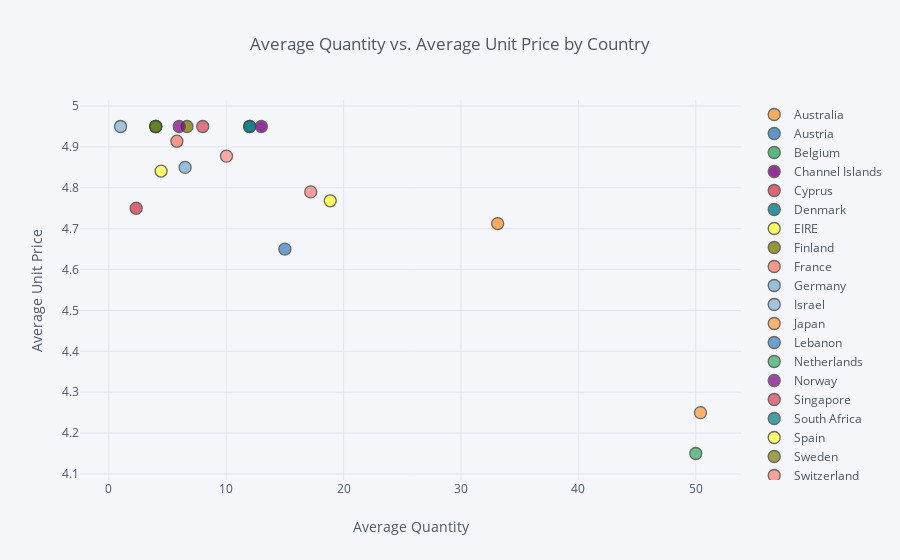

Write notebook code for a chart like this one.
### Markdown cell above
## 3. Create an interactive scatter plot showing the relationship between average quantity (x-axis) and average unit price (y-axis) for the product PARTY BUNTING with the plot points color-coded by country (categories).

### Code cell
c = data.loc[(data['Description'].str.contains('PARTY BUNTING'))].groupby('Country', as_index=False).mean()

c.iplot(x='Quantity', y='UnitPrice', categories='Country',
        xTitle ='Average Quantity',yTitle='Average Unit Price',
          title='Average Quantity vs. Average Unit Price by Country')

### Figure 1 — Plotly figure (JSON) as saved in the notebook; plotly's stock layout.template omitted (floating-point values rounded to 4 significant figures)
{"data": [{"marker": {"color": "rgba(255, 153, 51, 1.0)", "line": {"width": 1.3}, "opacity": 0.8, "size": 12, "symbol": "dot"}, "mode": "markers", "name": "Australia", "textfont": {"color": "#4D5663"}, "type": "scatter", "x": [33.12], "y": [4.713]}, {"marker": {"color": "rgba(55, 128, 191, 1.0)", "line": {"width": 1.3}, "opacity": 0.8, "size": 12, "symbol": "dot"}, "mode": "markers", "name": "Austria", "textfont": {"color": "#4D5663"}, "type": "scatter", "x": [12], "y": [4.95]}, {"marker": {"color": "rgba(50, 171, 96, 1.0)", "line": {"width": 1.3}, "opacity": 0.8, "size": 12, "symbol": "dot"}, "mode": "markers", "name": "Belgium", "textfont": {"color": "#4D5663"}, "type": "scatter", "x": [4], "y": [4.95]}, {"marker": {"color": "rgba(128, 0, 128, 1.0)", "line": {"width": 1.3}, "opacity": 0.8, "size": 12, "symbol": "dot"}, "mode": "markers", "name": "Channel Islands", "textfont": {"color": "#4D5663"}, "type": "scatter", "x": [13], "y": [4.95]}, {"marker": {"color": "rgba(219, 64, 82, 1.0)", "line": {"width": 1.3}, "opacity": 0.8, "size": 12, "symbol": "dot"}, "mode": "markers", "name": "Cyprus", "textfont": {"color": "#4D5663"}, "type": "scatter", "x": [2.333], "y": [4.75]}, {"marker": {"color": "rgba(0, 128, 128, 1.0)", "line": {"width": 1.3}, "opacity": 0.8, "size": 12, "symbol": "dot"}, "mode": "markers", "name": "Denmark", "textfont": {"color": "#4D5663"}, "type": "scatter", "x": [12], "y": [4.95]}, {"marker": {"color": "rgba(255, 255, 51, 1.0)", "line": {"width": 1.3}, "opacity": 0.8, "size": 12, "symbol": "dot"}, "mode": "markers", "name": "EIRE", "textfont": {"color": "#4D5663"}, "type": "scatter", "x": [18.86], "y": [4.768]}, {"marker": {"color": "rgba(128, 128, 0, 1.0)", "line": {"width": 1.3}, "opacity": 0.8, "size": 12, "symbol": "dot"}, "mode": "markers", "name": "Finland", "textfont": {"color": "#4D5663"}, "type": "scatter", "x": [6.667], "y": [4.95]}, {"marker": {"color": "rgba(251, 128, 114, 1.0)", "line": {"width": 1.3}, "opacity": 0.8, "size": 12, "symbol": "dot"}, "mode": "markers", "name": "France", "textfont": {"color": "#4D5663"}, "type": "scatter", "x": [5.8], "y": [4.914]}, {"marker": {"color": "rgba(128, 177, 211, 1.0)", "line": {"width": 1.3}, "opacity": 0.8, "size": 12, "symbol": "dot"}, "mode": "markers", "name": "Germany", "textfont": {"color": "#4D5663"}, "type": "scatter", "x": [6.5], "y": [4.85]}, {"marker": {"color": "rgba(128, 177, 211, 0.8999999999999999)", "line": {"width": 1.3}, "opacity": 0.8, "size": 12, "symbol": "dot"}, "mode": "markers", "name": "Israel", "textfont": {"color": "#4D5663"}, "type": "scatter", "x": [1], "y": [4.95]}, {"marker": {"color": "rgba(255, 153, 51, 0.8999999999999999)", "line": {"width": 1.3}, "opacity": 0.8, "size": 12, "symbol": "dot"}, "mode": "markers", "name": "Japan", "textfont": {"color": "#4D5663"}, "type": "scatter", "x": [50.4], "y": [4.25]}, {"marker": {"color": "rgba(55, 128, 191, 0.8999999999999999)", "line": {"width": 1.3}, "opacity": 0.8, "size": 12, "symbol": "dot"}, "mode": "markers", "name": "Lebanon", "textfont": {"color": "#4D5663"}, "type": "scatter", "x": [15], "y": [4.65]}, {"marker": {"color": "rgba(50, 171, 96, 0.8999999999999999)", "line": {"width": 1.3}, "opacity": 0.8, "size": 12, "symbol": "dot"}, "mode": "markers", "name": "Netherlands", "textfont": {"color": "#4D5663"}, "type": "scatter", "x": [50], "y": [4.15]}, {"marker": {"color": "rgba(128, 0, 128, 0.8999999999999999)", "line": {"width": 1.3}, "opacity": 0.8, "size": 12, "symbol": "dot"}, "mode": "markers", "name": "Norway", "textfont": {"color": "#4D5663"}, "type": "scatter", "x": [6], "y": [4.95]}, {"marker": {"color": "rgba(219, 64, 82, 0.8999999999999999)", "line": {"width": 1.3}, "opacity": 0.8, "size": 12, "symbol": "dot"}, "mode": "markers", "name": "Singapore", "textfont": {"color": "#4D5663"}, "type": "scatter", "x": [8], "y": [4.95]}, {"marker": {"color": "rgba(0, 128, 128, 0.8999999999999999)", "line": {"width": 1.3}, "opacity": 0.8, "size": 12, "symbol": "dot"}, "mode": "markers", "name": "South Africa", "textfont": {"color": "#4D5663"}, "type": "scatter", "x": [4], "y": [4.95]}, {"marker": {"color": "rgba(255, 255, 51, 0.8999999999999999)", "line": {"width": 1.3}, "opacity": 0.8, "size": 12, "symbol": "dot"}, "mode": "markers", "name": "Spain", "textfont": {"color": "#4D5663"}, "type": "scatter", "x": [4.455], "y": [4.841]}, {"marker": {"color": "rgba(128, 128, 0, 0.8999999999999999)", "line": {"width": 1.3}, "opacity": 0.8, "size": 12, "symbol": "dot"}, "mode": "markers", "name": "Sweden", "textfont": {"color": "#4D5663"}, "type": "scatter", "x": [4], "y": [4.95]}, {"marker": {"color": "rgba(251, 128, 114, 0.8999999999999999)", "line": {"width": 1.3}, "opacity": 0.8, "size": 12, "symbol": "dot"}, "mode": "markers", "name": "Switzerland", "textfont": {"color": "#4D5663"}, "type": "scatter", "x": [17.2], "y": [4.79]}, {"marker": {"color": "rgba(251, 128, 114, 0.7999999999999998)", "line": {"width": 1.3}, "opacity": 0.8, "size": 12, "symbol": "dot"}, "mode": "markers", "name": "United Kingdom", "textfont": {"color": "#4D5663"}, "type": "scatter", "x": [10.02], "y": [4.878]}], "layout": {"legend": {"bgcolor": "#F5F6F9", "font": {"color": "#4D5663"}}, "paper_bgcolor": "#F5F6F9", "plot_bgcolor": "#F5F6F9", "title": "Average Quantity vs. Average Unit Price by Country", "titlefont": {"color": "#4D5663"}, "xaxis1": {"gridcolor": "#E1E5ED", "showgrid": true, "tickfont": {"color": "#4D5663"}, "title": "Average Quantity", "titlefont": {"color": "#4D5663"}, "zerolinecolor": "#E1E5ED"}, "yaxis1": {"gridcolor": "#E1E5ED", "showgrid": true, "tickfont": {"color": "#4D5663"}, "title": "Average Unit Price", "titlefont": {"color": "#4D5663"}, "zerolinecolor": "#E1E5ED"}}}
